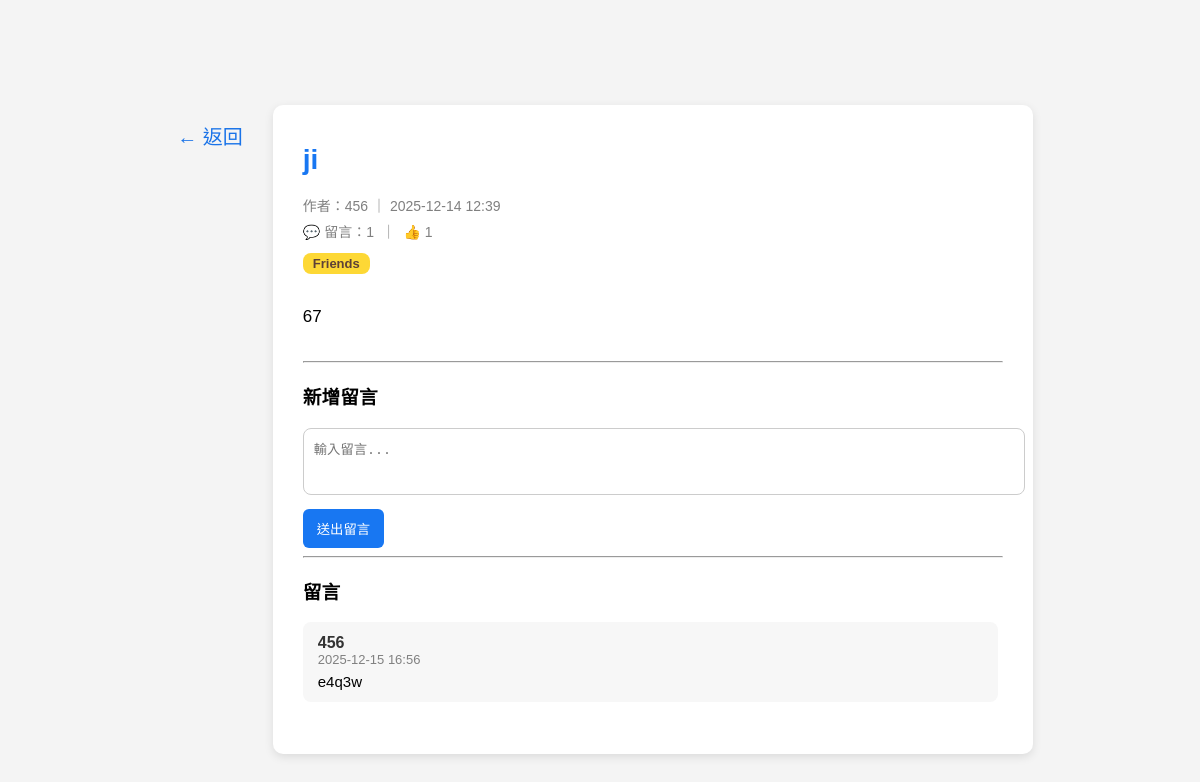
Page /posts/53 on the committed database.
### models/post.py (models this page shows)
class Post(db.Model):
    id = db.Column(db.Integer, primary_key=True)
    title = db.Column(db.String(120), nullable=False)
    content = db.Column(db.Text, nullable=False)
    tag = db.Column(db.String(50), nullable=True)
    created_at = db.Column(db.DateTime, default=datetime.utcnow)
    user_id = db.Column(db.Integer, db.ForeignKey("user.id"), nullable=False)
    user = db.relationship("User", backref="posts")
    comments = db.relationship("Comment", backref="post", cascade="all, delete")
    likes = db.relationship("Like", backref="post", lazy="dynamic")
    @property
    def like_count(self):
        return Like.query.filter_by(post_id=self.id).count()

### models/user.py (models this page shows, shortened)
class User(db.Model, UserMixin):
    id = db.Column(db.Integer, primary_key=True)
    username = db.Column(db.String(50), unique=True, nullable=False)
    email = db.Column(db.String(120), unique=True, nullable=False)
    password = db.Column(db.String(255), nullable=False)
    reset_code = db.Column(db.String(6), nullable=True)
    reset_code_expire = db.Column(db.DateTime, nullable=True)

### models/comment.py (models this page shows)
class Comment(db.Model):
    id = db.Column(db.Integer, primary_key=True)
    content = db.Column(db.Text, nullable=False)
    author = db.Column(db.String(50), nullable=False)
    created_at = db.Column(db.DateTime, default=datetime.utcnow)
    post_id = db.Column(db.Integer, db.ForeignKey("post.id"), nullable=False)

### routes/posts.py (the view, shortened to what this page needs)
@posts_bp.route("/posts/<int:post_id>", methods=["GET", "POST"])
def view_post(post_id):
    post = Post.query.get_or_404(post_id)
    return render_template("post_view.html", post=post)

### templates/post_view.html (shortened to what this page needs)
<!DOCTYPE html>
<html lang="zh-Hant">
<head>
    <link rel="stylesheet" href="/static/style.css">
</head>
<body>
<div class="post-wrapper">
    <a href="/home" class="back-side-btn">← 返回</a>
    <div class="post-card">
        <h1 class="post-title">{{ post.title }}</h1>
        <div class="post-meta">
            作者：{{ post.user.username }}
            ｜ {{ post.created_at.strftime("%Y-%m-%d %H:%M") }}
        </div>
        <div class="post-actions">
            💬 留言：{{ post.comments|length }}
            &nbsp;｜&nbsp;
            {% if current_user.is_authenticated %}
                👍 <span id="like-count">{{ post.like_count }}</span>
                <button class="like-btn" onclick="toggleLike({{ post.id }})">
                    按讚
                </button>
            {% else %}
                👍 {{ post.like_count }}
            {% endif %}
        </div>
        {% if post.tag %}
            <span class="tag-badge tag-{{ post.tag }}">{{ post.tag }}</span>
        {% endif %}
        <p class="post-content">
            {{ post.content | safe }}
        </p>
        <hr>
        <h3>新增留言</h3>
        <form method="POST">
            <textarea name="content" rows="3" placeholder="輸入留言..." required></textarea>
            <button type="submit">送出留言</button>
        </form>
        <hr>
        <h3>留言</h3>
        <div class="comment-container">
            {% if post.comments %}
                {% for c in post.comments %}
                    <div class="comment-box">
                        <div class="comment-author">{{ c.author }}</div>
                        <div class="comment-time">
                            {{ c.created_at.strftime("%Y-%m-%d %H:%M") }}
                        </div>
                        <div class="comment-content">{{ c.content }}</div>
                    </div>
                {% endfor %}
            {% else %}
                <p style="color:gray;">目前沒有留言。</p>
            {% endif %}
        </div>
    </div>
</div>
</body>
</html>

### static/style.css (style rules this page uses)
body { margin: 0; font-family: "Microsoft JhengHei", sans-serif; background: #f4f4f4; padding-top: 65px; }
.post-card { width: 100%; background: white; padding: 20px 30px; border-radius: 10px; box-shadow: 0 3px 10px rgba(0,0,0,0.1); margin-bottom: 25px; }
.tag-badge { display: inline-block; padding: 4px 10px; border-radius: 10px; font-size: 13px; font-weight: bold; margin-bottom: 10px; margin-right: 6px; color: white !important; }
.tag-Friends { background: #fdd835 !important; color: #5d4037 !important; }
.comment-container { max-height: 300px; overflow-y: auto; padding-right: 5px; margin-bottom: 20px; }
.comment-box { background: #f7f7f7; padding: 12px 15px; border-radius: 8px; margin-bottom: 12px; }
.comment-author { font-weight: bold; color: #333; }
.comment-time { color: gray; font-size: 13px; }
.comment-content { margin-top: 6px; font-size: 15px; }

### templates/post_view.html (style rules this page uses)
.post-wrapper { display: flex; justify-content: center; gap: 20px; margin-top: 40px; }
.back-side-btn { font-size: 20px; color: #1a73e8; text-decoration: none; padding: 6px 10px; border-radius: 6px; height: fit-content; margin-top: 10px; }
.post-card { width: 700px; background: white; padding: 20px 30px; border-radius: 10px; box-shadow: 0 3px 10px rgba(0,0,0,0.1); }
.post-title { font-size: 28px; color: #1877f2; }
.post-meta { color: gray; margin-bottom: 6px; font-size: 14px; }
.post-actions { font-size: 14px; color: gray; margin-bottom: 12px; }
.tag-badge { display: inline-block; background: #e3f2fd; color: #1565c0; padding: 3px 10px; border-radius: 8px; font-size: 13px; margin-bottom: 12px; }
.post-content { font-size: 17px; line-height: 1.7; margin-bottom: 30px; }
.comment-box { background: #f7f7f7; padding: 12px 15px; border-radius: 8px; margin-bottom: 12px; }
.comment-author { font-weight: bold; color: #333; }
.comment-time { color: gray; font-size: 13px; }
.comment-content { margin-top: 6px; font-size: 15px; }
textarea { width: 100%; padding: 10px; border-radius: 8px; border: 1px solid #ccc; resize: none; }
button { margin-top: 10px; padding: 10px 14px; background: #1877f2; color: white; border: none; border-radius: 6px; cursor: pointer; }
.comment-container { max-height: 300px; overflow-y: auto; margin-bottom: 20px; }

### rows in the picture
Post: title "ji", created_at "2025-12-14 12:39", tag "Friends", content "67"
User: user.username "456"
Comment: author "456", created_at "2025-12-15 16:56", content "e4q3w"

### other values in the picture
{{ post.comments|length }} "1"
{{ post.like_count }} "1"
